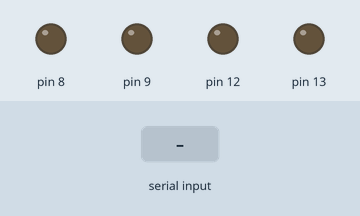
This sketch was run on a simulated Arduino Uno, built with avr-gcc and run on an emulated ATmega328P. Shown: output pins drawn as LEDs (lit = HIGH). Inputs (shaded band) come from the test bench.

Above: at 1.2 s.
1.3 s: "f" received over Serial
At 1.9 s:
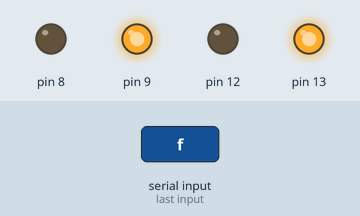
2.8 s: "b" received over Serial
At 4.0 s:
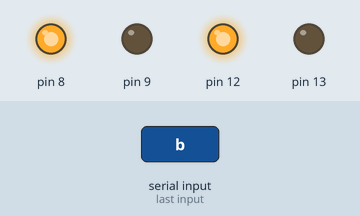
4.3 s: "r" received over Serial
At 5.4 s:
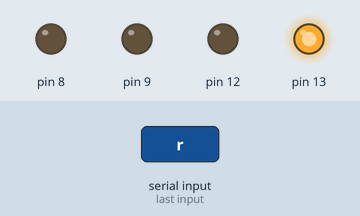
5.8 s: "l" received over Serial
At 6.5 s:
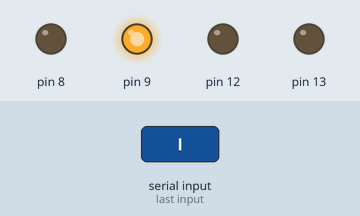
7.3 s: "s" received over Serial
At 7.7 s:
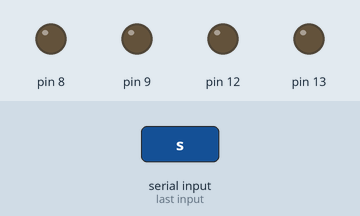
Timing chart, 0 to 9.8 s (numbered marks = the images above; inputs shaded):
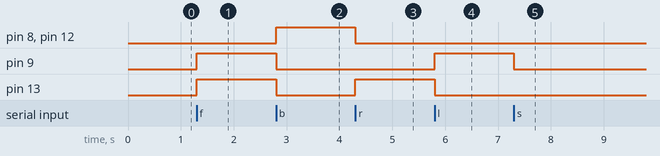

The sketch:

Arduino_L293D_Motor_Driver.ino
```cpp
char ch;
void setup() {
  Serial.begin(9600);
  pinMode(13, OUTPUT);
  pinMode(12, OUTPUT);
  pinMode(9, OUTPUT);
  pinMode(8, OUTPUT);
}

void loop() {
  if(Serial.available()>0)

  ch = Serial.read();
  if (ch == 'f')

    //FORWARD....
  {
    digitalWrite(13, HIGH);
    digitalWrite(12, LOW);
    digitalWrite(9, HIGH);
    digitalWrite(8, LOW);
  }

  if (ch == 'b')
    //BACKWARD....
  {
    digitalWrite(13, LOW );
    digitalWrite(12, HIGH);
    digitalWrite(9, LOW);
    digitalWrite(8, HIGH);
  }

  //RIGHT...
  if (ch == 'r')
  {
    digitalWrite(13, HIGH);
    digitalWrite(12, LOW);
    digitalWrite(9, LOW);
    digitalWrite(8, LOW);
  }

  //LEFT...
  if(ch == 'l')
  {
    digitalWrite(13, LOW);
    digitalWrite(12, LOW);
    digitalWrite(9, HIGH);
    digitalWrite(8, LOW);

  } //STOP...

  if (ch == 's')
  {
    digitalWrite(13, LOW);
    digitalWrite(12, LOW);
    digitalWrite(9, LOW);
    digitalWrite(8, LOW);

  }


}
```

Measured:
- after the input at 1.3 s, pin 9, pin 13: LOW → HIGH at once
- after the input at 2.8 s, pin 8, pin 12: LOW → HIGH at once; pin 9, pin 13: HIGH → LOW at once
- after the input at 4.3 s, pin 8, pin 12: HIGH → LOW at once; pin 13: LOW → HIGH at once
- after the input at 5.8 s, pin 9: LOW → HIGH at once; pin 13: HIGH → LOW at once
- after the input at 7.3 s, pin 9: HIGH → LOW at once
